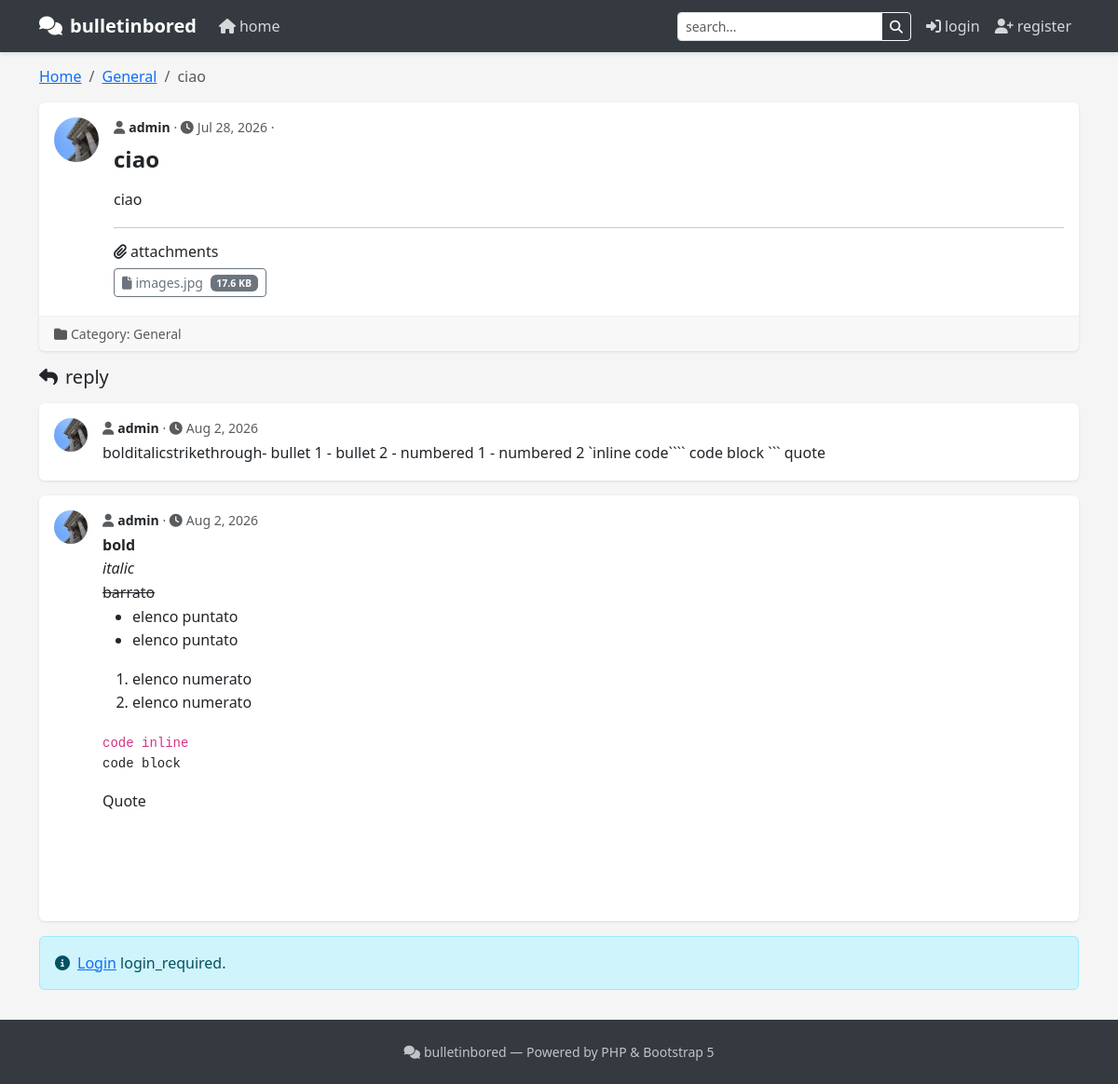
/thread/1-ciao, run on an earlier commit of the app's database.
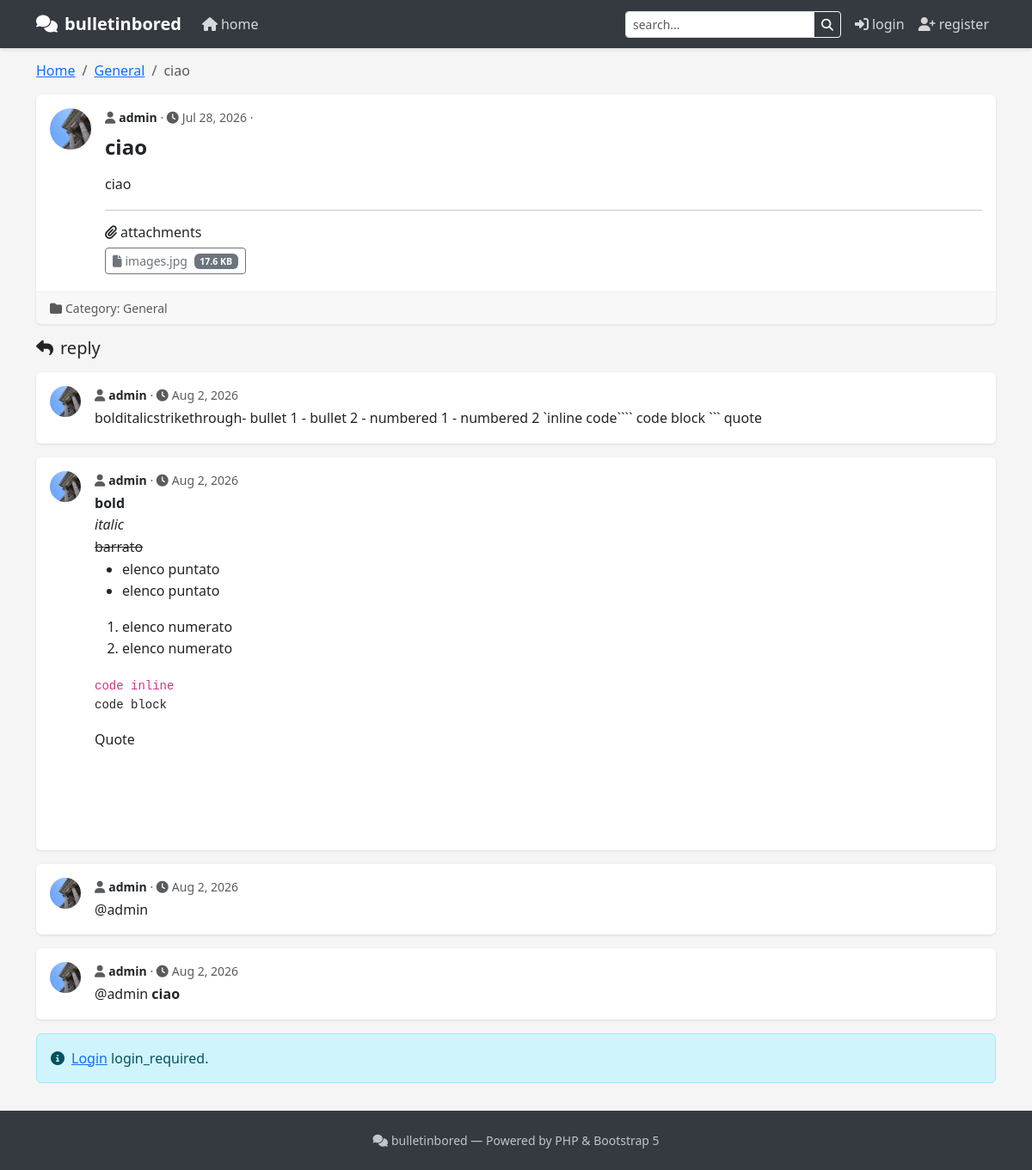
And on a later commit of the database.
### tables this page shows
CREATE TABLE uploads (
                id INTEGER PRIMARY KEY AUTOINCREMENT,
                thread_id INTEGER,
                post_id INTEGER,
                user_id INTEGER,
                filename TEXT,
                original_name TEXT,
                size INTEGER,
                created_at DATETIME DEFAULT CURRENT_TIMESTAMP
            );

CREATE TABLE posts (
                id INTEGER PRIMARY KEY AUTOINCREMENT,
                thread_id INTEGER,
                user_id INTEGER,
                content TEXT NOT NULL,
                status TEXT DEFAULT 'visible',
                created_at DATETIME DEFAULT CURRENT_TIMESTAMP
            );

CREATE TABLE users (
                id INTEGER PRIMARY KEY AUTOINCREMENT,
                username TEXT UNIQUE NOT NULL,
                password TEXT NOT NULL,
                email TEXT,
                role TEXT DEFAULT 'user',
                avatar TEXT,
                created_at DATETIME DEFAULT CURRENT_TIMESTAMP
            );

### views/thread.php (the view, shortened to what the changed rows need)
<?php include __DIR__.'/header.php'; render_header(escape($thread['title'] ?? 'Thread')); ?>
    <div class="card thread-opening">
        <div class="d-flex p-3 align-items-start">
            <div class="flex-grow-1 min-w-0">
                <h1 class="h4 thread-title mb-3"><?= escape($thread['title'] ?? '') ?></h1>
                <div class="thread-content">
                    <?= marked_parse($thread['content'] ?? '') ?>
                    <?php
                    $uploadsStmt = $pdo->prepare("SELECT * FROM uploads WHERE thread_id = ? AND post_id IS NULL ORDER BY created_at ASC");
                    $uploadsStmt->execute([$_GET['id'] ?? 0]);
                    $uploads = $uploadsStmt->fetchAll();
                    if (!empty($uploads)): ?>
                        <hr>
                        <h6><i class="fas fa-paperclip me-1"></i><?= t('attachments') ?></h6>
                        <?php foreach ($uploads as $upload): ?>
                            <a href="<?= base_url() ?>/uploads/<?= $upload['filename'] ?>" class="btn btn-outline-secondary btn-sm me-1 mb-1" download>
                                <i class="fas fa-file me-1"></i><?= escape($upload['original_name']) ?>
                                <span class="badge bg-secondary ms-1"><?= round($upload['size'] / 1024, 1) ?> KB</span>
                            </a>
                        <?php endforeach; ?>
                    <?php endif; ?>
                </div>
            </div>
        </div>
    </div>
    <?php if (empty($posts ?? [])): ?>
        <div class="card"><div class="card-body text-center py-4 text-muted"><?= t('no_replies') ?></div></div>
    <?php else: ?>
        <?php foreach ($posts as $post):
            $postDate = $post['created_at'] ?? '';
            $postFormattedDate = $postDate ? date('M j, Y', strtotime($postDate)) : '';
        ?>
            <div class="card post-reply">
                <div class="d-flex p-3 align-items-start">
                    <div class="thread-avatar me-3 flex-shrink-0">
                        <?php if (!empty($post['author_avatar'] ?? '')): ?>
                            <img src="<?= base_url() ?>/uploads/avatars/<?= escape($post['author_avatar']) ?>" alt="Avatar" class="avatar-img small">
                        <?php else: ?>
                            <div class="avatar-circle small"><?= strtoupper(escape($post['author'][0] ?? 'U')) ?></div>
                        <?php endif; ?>
                    </div>
                    <div class="flex-grow-1 min-w-0">
                        <div class="d-flex justify-content-start mb-1">
                            <small class="text-muted thread-meta">
                                <i class="fas fa-user me-1"></i><strong><?= escape($post['author']) ?></strong> &middot;
                                <i class="fas fa-clock me-1"></i><?= $postFormattedDate ?>
                            </small>
                        </div>
                        <div class="post-content"><?= marked_parse($post['content'] ?? '') ?></div>
                    </div>
                </div>
            </div>
        <?php endforeach; ?>
    <?php endif; ?>

### index.php (shortened to what the changed rows need)
<?php
require __DIR__.'/config.php';
$lang = $_GET['lang'] ?? $config['default_lang'] ?? 'en';
$translations = [];
$langFile = __DIR__.'/lang/'.$lang.'.php';
if (file_exists($langFile)) {
    $translations = include $langFile;
}
function t($key, $params = []) {
    global $translations;
    $text = $translations[$key] ?? $key;
    return $text;
}
function url($action, $params = []) {
    $base = base_url();
    $query = $params;
    switch ($action) {
        case 'category':
            $id = $params['id'] ?? 0;
            $slug = $params['slug'] ?? '';
            unset($query['id'], $query['slug']);
            return $base . '/category/' . $id . ($slug ? '-' . $slug : '') . (!empty($query) ? '?' . http_build_query($query) : '');
        default:
            return $base . '/?' . http_build_query(array_merge(['action' => $action], $params));
    }
}
$dbPath = $config['db_path'];
$dbDriver = $config['db_driver'] ?? 'sqlite';
if ($dbDriver === 'mysql') {
    $dsn = "mysql:host={$config['db_host']};dbname={$config['db_name']};charset=utf8mb4";
    $pdo = new PDO($dsn, $config['db_user'], $config['db_pass']);
    $pdo->setAttribute(PDO::ATTR_ERRMODE, PDO::ERRMODE_EXCEPTION);
    $pdo->setAttribute(PDO::ATTR_EMULATE_PREPARES, false);
    $tables = [
        "users" => "id INT AUTO_INCREMENT PRIMARY KEY, username VARCHAR(255) UNIQUE NOT NULL, password VARCHAR(255) NOT NULL, email VARCHAR(255), role VARCHAR(50) DEFAULT 'user', avatar VARCHAR(255), created_at DATETIME DEFAULT CURRENT_TIMESTAMP",
        "categories" => "id INT AUTO_INCREMENT PRIMARY KEY, name VARCHAR(255) NOT NULL, description TEXT, position INT DEFAULT 0",
        "threads" => "id INT AUTO_INCREMENT PRIMARY KEY, category_id INT, user_id INT, title TEXT, content TEXT, status VARCHAR(50) DEFAULT 'visible', created_at DATETIME DEFAULT CURRENT_TIMESTAMP, updated_at DATETIME DEFAULT CURRENT_TIMESTAMP",
        "posts" => "id INT AUTO_INCREMENT PRIMARY KEY, thread_id INT, user_id INT, content TEXT, status VARCHAR(50) DEFAULT 'visible', created_at DATETIME DEFAULT CURRENT_TIMESTAMP",
        "uploads" => "id INT AUTO_INCREMENT PRIMARY KEY, thread_id INT, post_id INT, user_id INT, filename VARCHAR(255), original_name VARCHAR(255), size INT, created_at DATETIME DEFAULT CURRENT_TIMESTAMP",
        "thread_watchers" => "id INT AUTO_INCREMENT PRIMARY KEY, thread_id INT NOT NULL, user_id INT NOT NULL, created_at DATETIME DEFAULT CURRENT_TIMESTAMP, UNIQUE KEY unique_watch (thread_id, user_id)"
    ];
    foreach ($tables as $name => $schema) {
        $pdo->exec("CREATE TABLE IF NOT EXISTS $name ($schema)");
    }
    $stmt = $pdo->query("SELECT COUNT(*) FROM users WHERE role='admin'");
    if ($stmt->fetchColumn() == 0) {
        $pdo->prepare("INSERT INTO users (username, password, role) VALUES (?, ?, 'admin')")
            ->execute([$config['admin_user'], password_hash($config['admin_pass'], PASSWORD_DEFAULT)]);
    }
    $pdo->prepare("INSERT IGNORE INTO categories (name, description, position) VALUES ('General', 'General discussion', 1)")->execute();
} else {
    if (!file_exists($dbPath)) {
        $pdo = new PDO('sqlite:'.$dbPath);
        $pdo->setAttribute(PDO::ATTR_ERRMODE, PDO::ERRMODE_EXCEPTION);
        $pdo->exec("
            CREATE TABLE users (
                id INTEGER PRIMARY KEY AUTOINCREMENT,
                username TEXT UNIQUE NOT NULL,
                password TEXT NOT NULL,
                email TEXT,
                role TEXT DEFAULT 'user',
                avatar TEXT,
                created_at DATETIME DEFAULT CURRENT_TIMESTAMP
            );
            CREATE TABLE categories (
                id INTEGER PRIMARY KEY AUTOINCREMENT,
                name TEXT NOT NULL,
                description TEXT,
                position INTEGER DEFAULT 0
            );
            CREATE TABLE threads (
                id INTEGER PRIMARY KEY AUTOINCREMENT,
                category_id INTEGER,
                user_id INTEGER,
                title TEXT NOT NULL,
                content TEXT,
                status TEXT DEFAULT 'visible',
                created_at DATETIME DEFAULT CURRENT_TIMESTAMP,
                updated_at DATETIME DEFAULT CURRENT_TIMESTAMP
            );
            CREATE TABLE posts (
                id INTEGER PRIMARY KEY AUTOINCREMENT,
                thread_id INTEGER,
                user_id INTEGER,
                content TEXT NOT NULL,
                status TEXT DEFAULT 'visible',
                created_at DATETIME DEFAULT CURRENT_TIMESTAMP
            );
            CREATE TABLE uploads (
                id INTEGER PRIMARY KEY AUTOINCREMENT,
                thread_id INTEGER,
                post_id INTEGER,
                user_id INTEGER,
                filename TEXT,
                original_name TEXT,
                size INTEGER,
                created_at DATETIME DEFAULT CURRENT_TIMESTAMP
            );
            CREATE TABLE thread_watchers (
                id INTEGER PRIMARY KEY AUTOINCREMENT,
                thread_id INTEGER NOT NULL,
                user_id INTEGER NOT NULL,
                created_at DATETIME DEFAULT CURRENT_TIMESTAMP,
                UNIQUE(thread_id, user_id)
            );
        ");
        $pdo->exec("INSERT INTO users (username, password, role) VALUES ('admin', '".password_hash($config['admin_pass'], PASSWORD_DEFAULT)."', 'admin')");
        $pdo->exec("INSERT INTO categories (name, description, position) VALUES ('General', 'General discussion', 1)");
    }
}
try {
    $cols = $pdo->query("PRAGMA table_info(users)")->fetchAll(PDO::FETCH_COLUMN);
    if (!in_array('email', $cols)) {
        $pdo->exec("ALTER TABLE users ADD COLUMN email TEXT");
    }
    if (!in_array('created_at', $cols)) {
        $pdo->exec("ALTER TABLE users ADD COLUMN created_at DATETIME DEFAULT CURRENT_TIMESTAMP");
    }
    if (!in_array('avatar', $cols)) {
        $pdo->exec("ALTER TABLE users ADD COLUMN avatar TEXT");
    }
} catch (PDOException $e) {}
function escape($s) { return htmlspecialchars($s, ENT_QUOTES, 'UTF-8'); }
function marked_parse($text) {
    if (str_contains($text, '&lt;')) {
        return '<div class="markdown-content">' . html_entity_decode($text, ENT_QUOTES, 'UTF-8') . '</div>';
    }
    return '<div class="markdown-content">' . $text . '</div>';
}
function is_logged_in() { return isset($_SESSION['user_id']); }
function is_admin() { return ($_SESSION['user_role'] ?? '') === 'admin'; }
function base_url() {
    static $baseUrl = null;
    if ($baseUrl === null) {
        if (!empty($config['base_url'])) {
            $baseUrl = rtrim($config['base_url'], '/');
        } else {
            $scriptName = $_SERVER['SCRIPT_NAME'] ?? '';
            $baseUrl = rtrim(str_replace('\\', '/', dirname($scriptName)), '/');
            if ($baseUrl === '' || $baseUrl === '\\') {
                $baseUrl = '';
            }
        }
    }
    return $baseUrl;
}
$action = $_GET['action'] ?? 'home';
try {
    if ($action === 'home' || $action === '') {
        $threads = $pdo->query("
            SELECT t.*, u.username as author, c.name as category_name
            FROM threads t
            LEFT JOIN users u ON t.user_id = u.id
            LEFT JOIN categories c ON t.category_id = c.id
            WHERE t.status = 'visible'
            ORDER BY t.created_at DESC
            LIMIT 20
        ")->fetchAll();
        $categories = $pdo->query("SELECT * FROM categories ORDER BY position")->fetchAll();
        include __DIR__.'/views/home.php';
    }
    elseif ($action === 'thread' && isset($_GET['id'])) {
        $threadId = (int)$_GET['id'];
        $stmt = $pdo->prepare("
            SELECT t.*, u.username as author, u.avatar as author_avatar, c.name as category_name
            FROM threads t
            LEFT JOIN users u ON t.user_id = u.id
            LEFT JOIN categories c ON t.category_id = c.id
            WHERE t.id = ?
        ");
        $stmt->execute([$threadId]);
        $thread = $stmt->fetch();
        $postPage = max(1, (int)($_GET['post_page'] ?? 1));
        $perPage = 5;
        $offset = ($postPage - 1) * $perPage;
        $postsStmt = $pdo->prepare("
            SELECT p.*, u.username as author, u.avatar as author_avatar
            FROM posts p
            LEFT JOIN users u ON p.user_id = u.id
            WHERE p.thread_id = ? AND p.status = 'visible'
            ORDER BY p.created_at ASC
            LIMIT ? OFFSET ?
        ");
        $postsStmt->execute([$threadId, $perPage, $offset]);
        $posts = $postsStmt->fetchAll();
        include __DIR__.'/views/thread.php';
    }
    elseif ($action === 'new_thread') {
        if (!is_logged_in()) {
            die('Login required');
        }
        $categories = $pdo->query("SELECT * FROM categories ORDER BY position")->fetchAll();
        include __DIR__.'/views/new_thread.php';
    }
    elseif ($action === 'login') {
        if (is_logged_in()) {
            redirect(url('home'));
        }
        include __DIR__.'/views/login.php';
    }
    elseif ($action === 'register') {
        include __DIR__.'/views/register.php';
    }
    elseif ($action === 'logout') {
        session_destroy();
        redirect(url('home'));
    }
    elseif ($action === 'edit_profile') {
        if (!is_logged_in()) {
            die('Login required');
        }
        include __DIR__.'/views/edit_profile.php';
    }
    elseif ($action === 'admin_moderation') {
        if (!is_admin()) {
            die('Admin required');
        }
        include __DIR__.'/views/admin_moderation.php';
    }
    elseif ($action === 'admin_categories') {
        if (!is_admin()) {
            die('Admin required');
        }
        include __DIR__.'/views/admin_categories.php';
    }
    elseif ($action === 'admin_users') {
        if (!is_admin()) {
            die('Admin required');
        }
        include __DIR__.'/views/admin_users.php';
    }
    elseif ($action === 'admin_settings') {
        if (!is_admin()) {
            die('Admin required');
        }
        include __DIR__.'/views/admin_settings.php';
    }
    elseif ($action === 'forgot_password') {
        include __DIR__.'/views/forgot_password.php';
    }
    elseif ($action === 'reset_password' && isset($_GET['token'])) {
        include __DIR__.'/views/reset_password.php';
    }
    else {
        http_response_code(404);
        echo 'Page not found';
    }
} catch (Exception $e) {
    error_log($e->getMessage());
    http_response_code(500);
    echo 'An error occurred. Please try again later.';
}
?>

What changed in the data, as far as the page shows it:
added posts: user.avatar (picture), user.username "admin", created_at "Aug 2, 2026", content "@admin"
added posts: user.avatar (picture), user.username "admin", created_at "Aug 2, 2026", content "@admin ciao"
